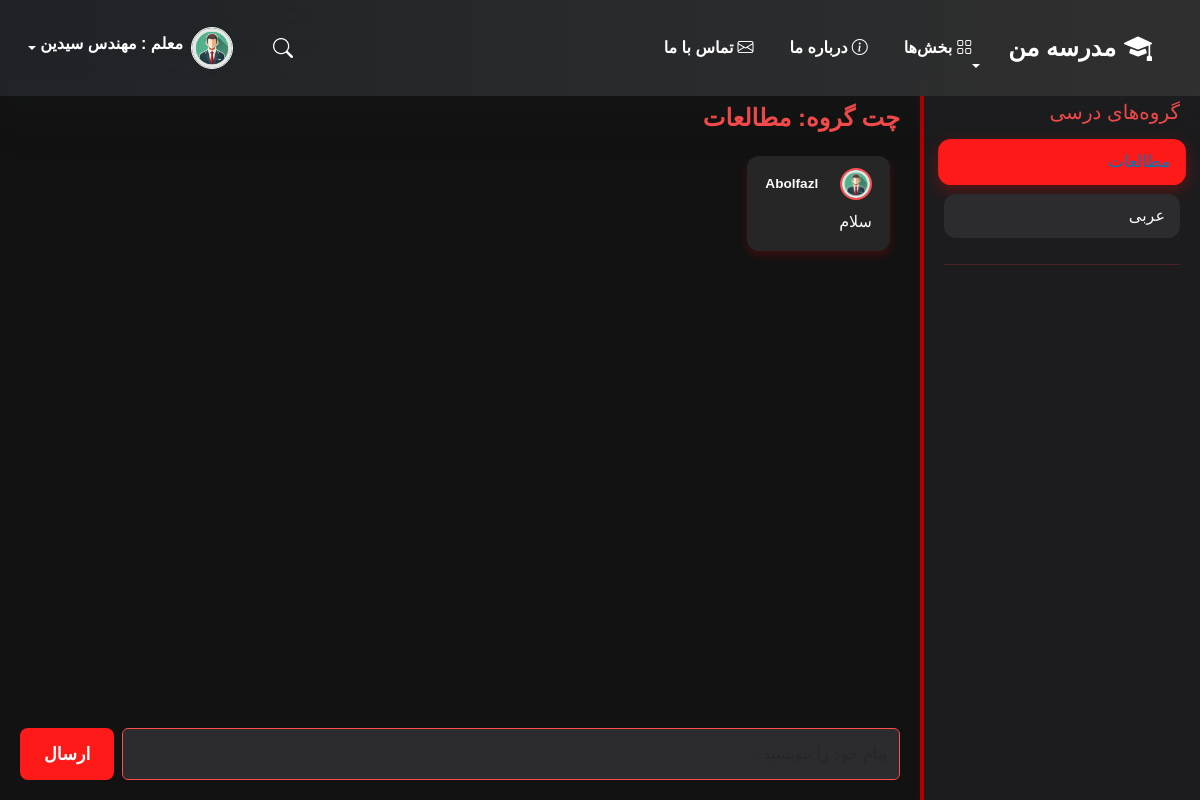
Page /chat/?group_id=1 (signed in) on the earlier database version.
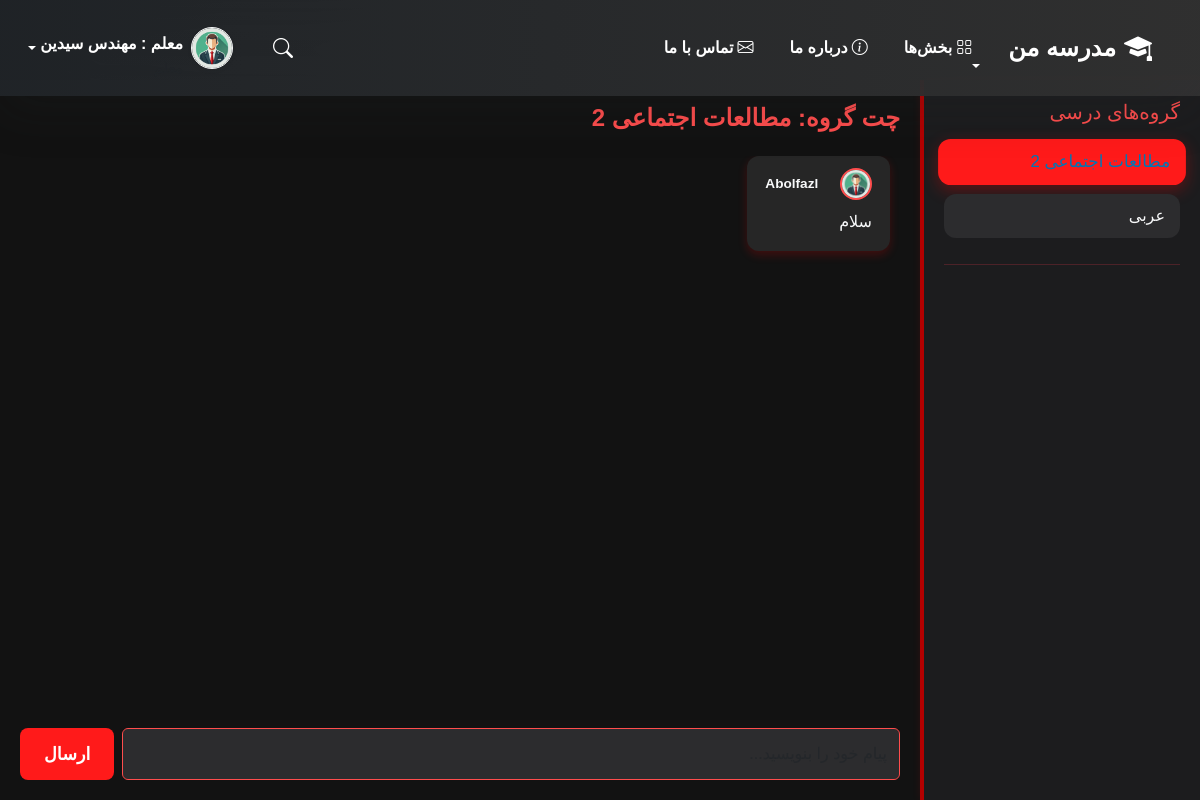
Same page on the later database version.
### school_app/models.py (models this page shows, shortened)
class ChatGroup(models.Model):
    name = models.CharField("نام گروه", max_length=100)
    class Meta:
        verbose_name = "گروه چت"
        verbose_name_plural = "گروه‌های چت"

### school_app/views.py (the view, shortened to what this page needs)
# urls.py: path('chat/', chat_view, name='chat'),
@login_required
def chat_view(request):
    groups = ChatGroup.objects.all()
    selected_group_id = request.GET.get('group_id')
    selected_group = None
    if selected_group_id:
        try:
            selected_group = ChatGroup.objects.get(id=selected_group_id)
        except ChatGroup.DoesNotExist:
            selected_group = None
            messages.error(request, 'گروه چت یافت نشد.')
    if selected_group:
        messages = Message.objects.filter(group=selected_group).order_by('timestamp')
    else:
        messages = []
    return render(request, 'chat.html', {
        'groups': groups,
        'selected_group': selected_group,
        'messages': messages,
    })

### templates/chat.html (shortened to what this page needs)
{% include 'header.html' %}
{% load static %}
<div class="messenger-container">
  <div class="sidebar">
    <h5 class="mb-3">گروه‌های درسی</h5>
    <div class="nav flex-column nav-pills" id="group-tabs" role="tablist" aria-orientation="vertical">
      {% for group in groups %}
        <a href="{% url 'chat' %}?group_id={{ group.id }}" class="nav-link {% if group == selected_group %}active{% endif %}">
          {{ group.name }}
        </a>
      {% endfor %}
    </div>
    <hr class="text-danger">
  </div>
  <div class="chat-content">
    {% if selected_group %}
      <div class="chat-header">چت گروه: {{ selected_group.name }}</div>
      <div class="chat-box">
        {% for msg in messages %}
          <div class="message {% if msg.user == request.user %}from-user{% else %}from-teacher{% endif %}">
            <div class="message-header">
              <div>
                <img src="{% static 'images/man.png' %}" alt="{{ msg.user.username }}" class="message-avatar">
                <span class="message-username">{{ msg.user.username }}</span>
              </div>
            </div>
            <div class="message-text">{{ msg.text }}</div>
          </div>
        {% empty %}
          <div class="text-muted text-white">پیامی وجود ندارد.</div>
        {% endfor %}
      </div>
      <div class="input-area mt-2">
        <form method="POST" class="d-flex gap-2">
          <input type="text" class="form-control" name="message" placeholder="پیام خود را بنویسید..." required>
          <button type="submit" class="btn text-white px-4">ارسال</button>
        </form>
      </div>
    {% else %}
      <div class="text-light">لطفاً یک گروه را برای شروع چت انتخاب کنید.</div>
    {% endif %}
  </div>
</div>
</body>
</html>

Differences in the rows shown:
changed ChatGroup: name "مطالعات" → "مطالعات اجتماعی 2"
